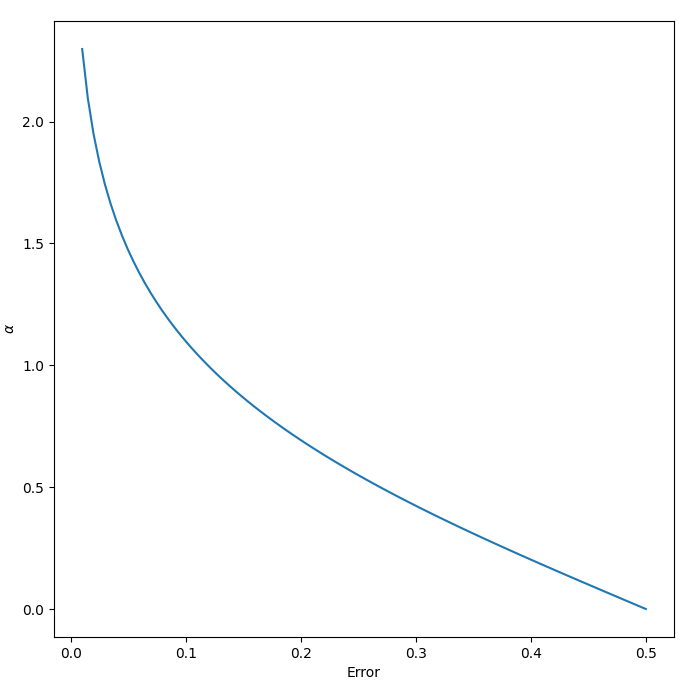

Write Python code to recreate this figure.
import matplotlib.pyplot as plt
import numpy as np

x = np.linspace(0.01, 0.5, 100)
y = 0.5 * np.log((1 - x) / x )

fig, ax = plt.subplots(figsize=(8,8))
ax.plot(x, y)
ax.set_xlabel('Error')
ax.set_ylabel('$\\alpha$')
fig.savefig('alpha.png')